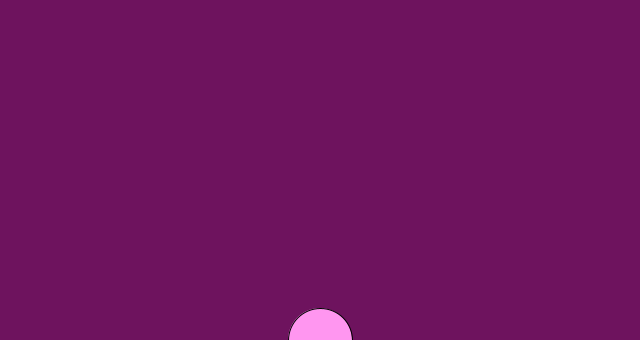
Frame 1 (no input)
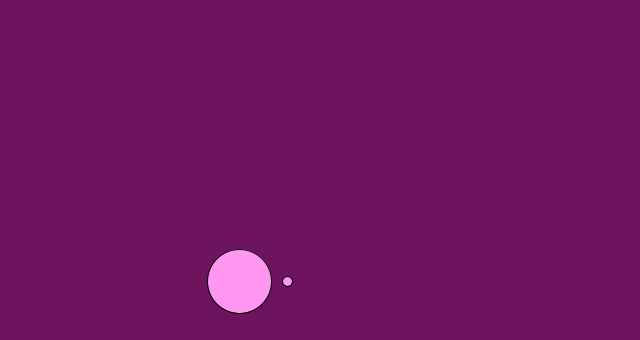
Frame 60 (the mouse pressed at the canvas centre just before this capture)
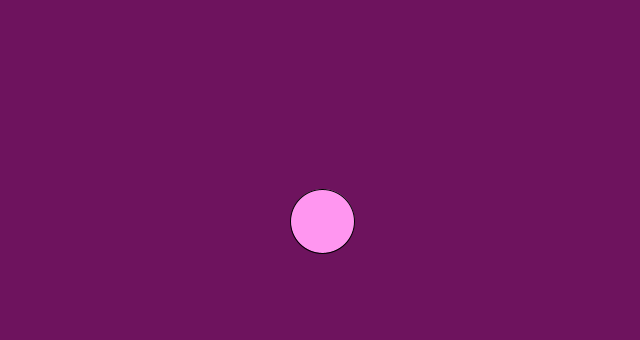
Frame 120 (the mouse held since frame 60 and released just before this capture)

The Processing sketch that drew these frames (run headless with seeded random() and noise(); from frame 60 on, the mouse is pressed at the canvas centre):

// Processing sketch: bubble_ascending_algorithm
// ── bubble_ascending_algorithm.pde
Bubble b1;
Bubble b2;


void setup(){
  size(640,340);
  b1 = new Bubble(10);
  b2 = new Bubble(64);
}

void draw(){
  background(110,19,94);
  b1.display();
  b1.ascend();
  b1.top();
  b2.display();
  b2.ascend();
  b2.top();
  }
  


   

// ── Bubble.pde
class Bubble {

  float x;
  float y;
  int i;
  float diameter;
  
  Bubble(float tempD){
    
    x = width/2;
    y = height;
    diameter = tempD;
    
  }
  
  void ascend(){
    y--;
    x = x+ random(-10,10);
  }
  void display() {
    stroke(0);
    fill(255,150,240);
    ellipse(x,y,diameter,diameter);  
  }
  void top(){
    if(y<diameter/2){
      y=diameter/2;
    }
  }
  


  

  
  







}
